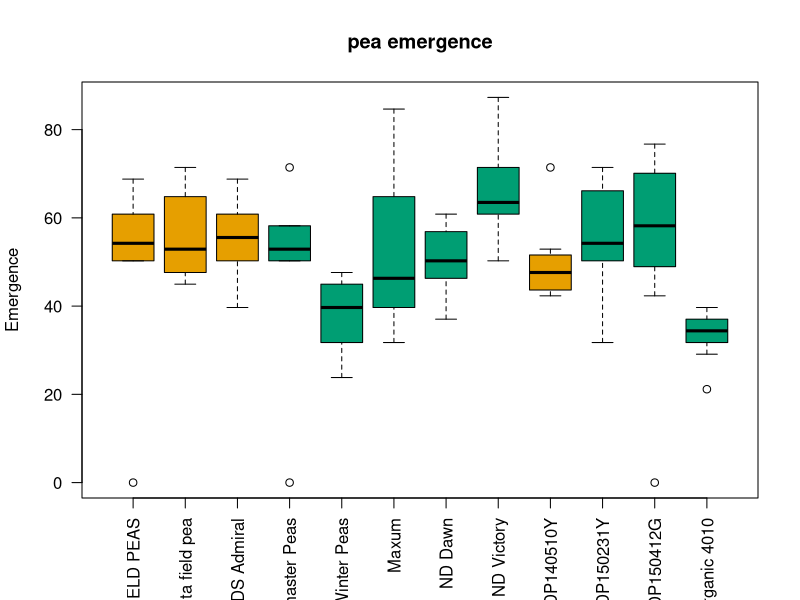
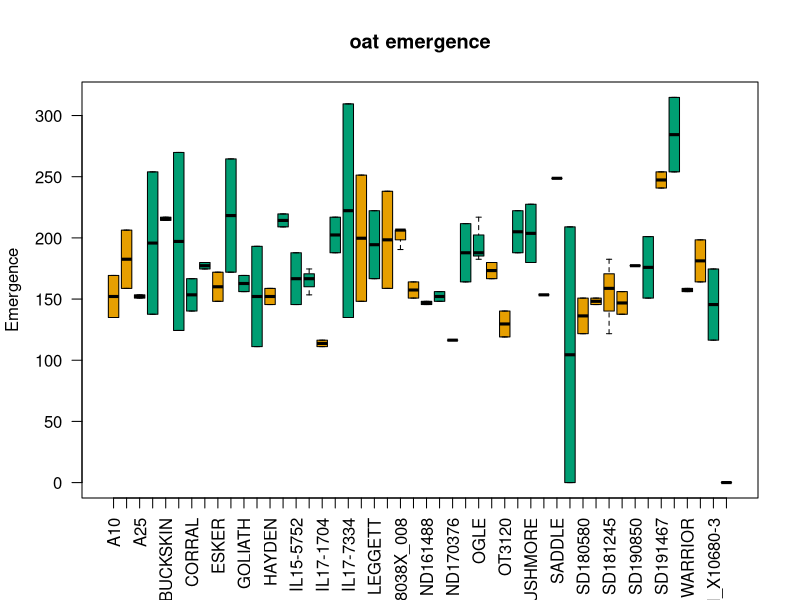
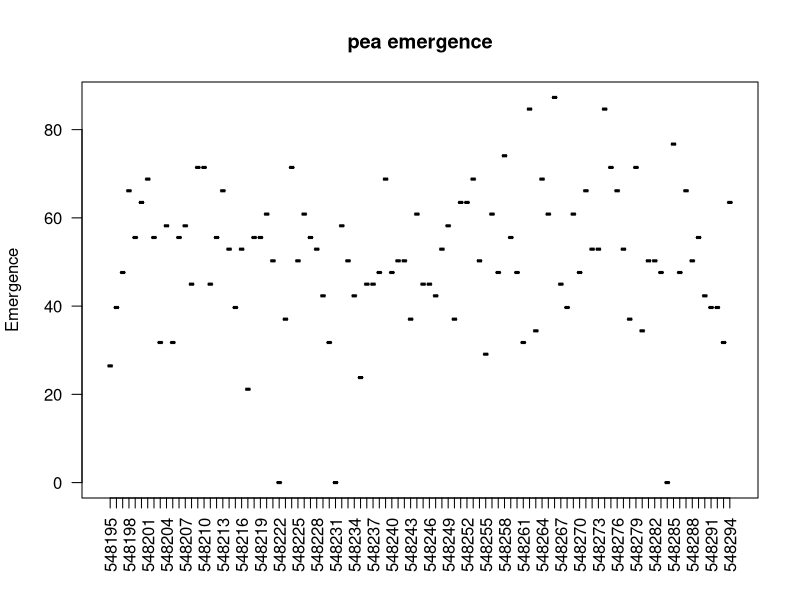
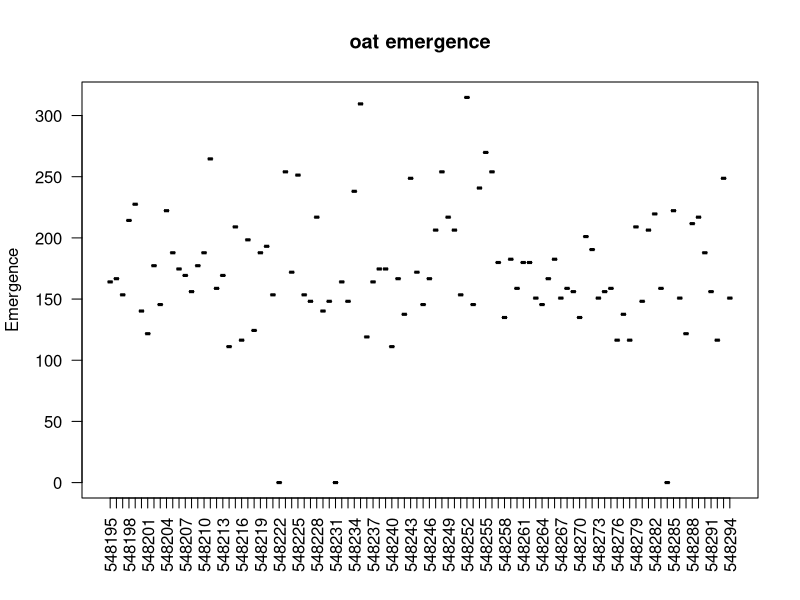

Reproduce these figures in R, in order. (Note: this script raises an error after producing the figures.)
library(readxl)
diversity <- read_excel("data/2023.9.7_oat_pea_cornell_2023.xlsx",
                                             sheet = "diversity_data_2023")
View(diversity)

# Trait headings will change and subplots will be added after uploaded to T3
# Will be able to directly pull from T3


standav <- diversity[,c(1:5,25:33)]
standav$pea_stand <- rowMeans(subset(standav, select = c(pea_stand_1_m2_6.2.23, pea_stand_2_m2_6.2.23, pea_stand_3_m2_6.2.23)), na.rm = TRUE)
standav$oat_stand <- rowMeans(subset(standav, select = c(oat_stand_1_m2_6.2.23, oat_stand_2_m2_6.2.23, oat_stand_3_m2_6.2.23)), na.rm = TRUE)


standav$color <- standav$pea_type
standav$color[standav$color =="field"] <- "#009E73"
standav$color[standav$color =="forage"] <- "#E69F00"

boxplot(pea_stand~peaName, data=standav, ylab="Emergence", xlab="", las=2, main="pea emergence", col=standav$color)
boxplot(oat_stand~oatName, data=standav, ylab="Emergence", xlab="", las=2, main="oat emergence", col=standav$color)
boxplot(pea_stand~plot_id, data=standav, ylab="Emergence", xlab="", las=2, main="pea emergence", col=standav$color)
boxplot(oat_stand~plot_id, data=standav, ylab="Emergence", xlab="", las=2, main="oat emergence", col=standav$color)

# is early height influenced by pea type (forage/grain)
glm(pea_height_1_6.29.23 ~ pea_type, data=diversity)

